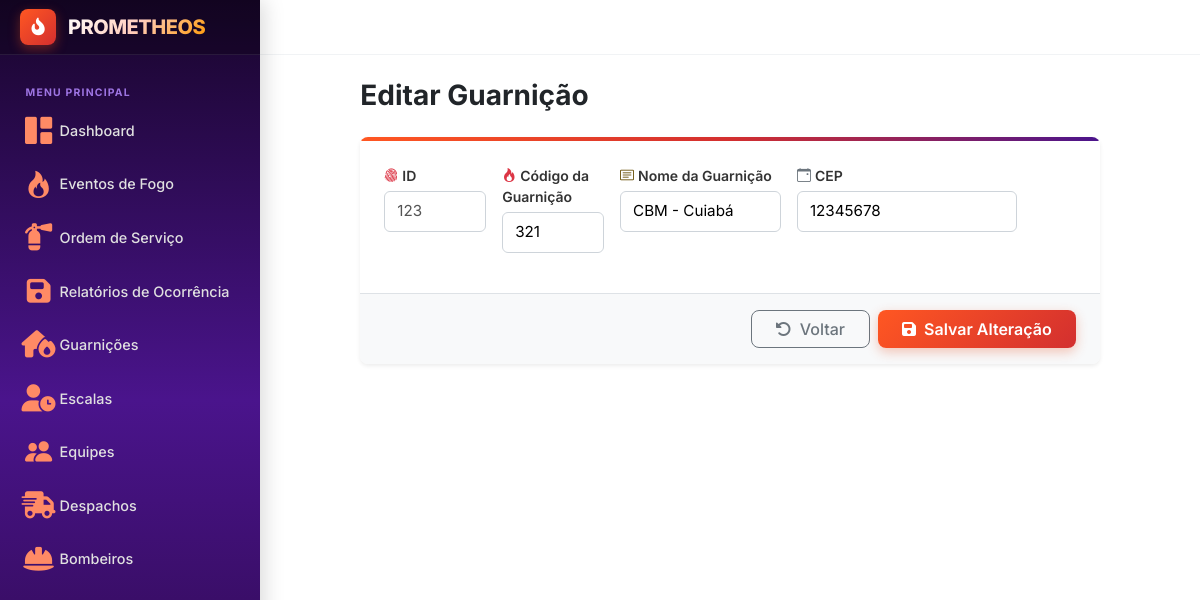
Screenshot of /gaurnicoes/editar/123 with the database file from the repository.
### gestao/models.py (models this page shows, shortened)
class Guarnicao(models.Model):
    num_regex = RegexValidator(
        regex=r'^\d+$',
        message='Digite o CEP',
        code='invalid_digits'
    )
    id = models.IntegerField(primary_key=True)
    codigo = models.IntegerField()
    nome = models.CharField(max_length=50)
    cep = models.CharField(max_length=8, validators=[num_regex])

### gestao/views.py (the view)
# urls.py: path('gaurnicoes/editar/<id>', views.editaGuarnicao, name='editaGuarnicao'),
def editaGuarnicao(request, id=None):
    guarnicao = Guarnicao.objects.get(pk=id)
    form = GuarnicaoForm(request.POST or None, instance=guarnicao)
    if form.is_valid():
        form.save()
        return redirect('guarnicao')
    return render(request, 'gestao/editaGuarnicao.html', {"form" : form})

### gestao/forms.py
class GuarnicaoForm(forms.ModelForm):
    class Meta:
        model = Guarnicao
        fields = '__all__'

### templates/gestao/editaGuarnicao.html (shortened to what this page needs)
{% extends 'layout.html' %}
{% block content %}
<div class="row justify-content-center">
    <div class="col-12 col-xl-10 col-xxl-9">
        <div class="d-flex flex-wrap align-items-center justify-content-between gap-3 mb-4">
            <div>
                <h1 class="h3 fw-bold mb-0 text-dark">
                Editar Guarnição
                </h1>
            </div>
        </div>
        <div class="card border-0 shadow-sm rounded-3 overflow-hidden">
            <div style="height: 4px; background: linear-gradient(90deg, var(--fire-orange), var(--fire-red-dark), var(--purple-mid));"></div>
            <form method="post" novalidate>
                <div class="card-body p-4">
                    <div class="row g-3 mb-3">
                        <div class="col-12 col-md-2 form-field-wrapper">
                            <label for="{{ form.id.id_for_label }}" class="form-label-custom">
                                <i class="bi bi-fingerprint text-danger me-1"></i>ID
                            </label>
                            <div>{{ form.id }}</div>
                        </div>
                        <div class="col-12 col-md-2 form-field-wrapper">
                            <label for="{{ form.codigo.id_for_label }}" class="form-label-custom">
                                <i class="bi bi-fire text-danger me-1"></i>Código da Guarnição
                            </label>
                            <div>{{ form.codigo }}</div>
                        </div>
                        <div class="col-12 col-md-3 form-field-wrapper">
                            <label for="{{ form.nome.id_for_label }}" class="form-label-custom">
                                <i class="bi bi-card-text text-warning-emphasis me-1"></i>Nome da Guarnição
                            </label>
                            <div>{{ form.nome }}</div>
                        </div>
                        <div class="col-12 col-md-4 form-field-wrapper">
                            <label for="{{ form.cep.id_for_label }}" class="form-label-custom">
                                <i class="bi bi-calendar-event text-secondary me-1"></i>CEP
                            </label>
                            <div>{{ form.cep }}</div>
                        </div>
                    </div>
                </div>
                <div class="card-footer bg-light border-top px-4 py-3 d-flex align-items-center justify-content-between">
                    <div class="d-flex gap-2 ms-auto">
                        <a href="{% url 'guarnicao' %}" class="btn btn-outline-secondary px-4 rounded-3 fw-medium">
                            <i class="fa-solid fa-rotate-left me-1"></i> Voltar
                        </a>
                        <button type="submit" class="btn btn-fire-primary px-4 rounded-3 fw-semibold">
                            <i class="fa-solid fa-floppy-disk me-1"></i>
                                Salvar Alteração
                        </button>
                    </div>
                </div>
            </form>
        </div>
    </div>
</div>
{% endblock %}

### templates/layout.html (style rules this page uses)
:root { --fire-red-dark: #D32F2F; --fire-red-primary: #E64A19; --fire-orange: #FF5722; --fire-amber: #FF9800; --purple-dark: #18052B; --purple-mid: #4A148C; --purple-light: #7B1FA2; --bg-main: #ffffff; --sidebar-width: 260px; --sidebar-collapsed-width: 80px; --topbar-height: 55px; }
body { font-family: 'Inter', -apple-system, BlinkMacSystemFont, "Segoe UI", Roboto, sans-serif; background-color: var(--bg-main); color: #212529; overflow-x: hidden; margin: 0; padding: 0; }

### templates/gestao/editaGuarnicao.html (style rules this page uses)
.form-field-wrapper input, .form-field-wrapper select, .form-field-wrapper textarea { display: block !important; width: 100% !important; border: 1px solid #ced4da !important; border-radius: 0.375rem !important; padding: 0.5rem 0.75rem !important; font-size: 0.95rem !important; background-color: #fff !important; box-sizing: border-box !important; }
.form-label-custom { font-weight: 600; font-size: 0.875rem; color: #333; margin-bottom: 0.35rem; display: block; }
.btn-fire-primary { background: linear-gradient(135deg, var(--fire-orange), var(--fire-red-dark)); color: #ffffff; border: none; box-shadow: 0 4px 12px rgba(230, 74, 25, 0.3); transition: all 0.2s ease; }

### rows the page displays
Guarnicao: id "123", codigo "321", nome "CBM - Cuiabá", cep "12345678"
